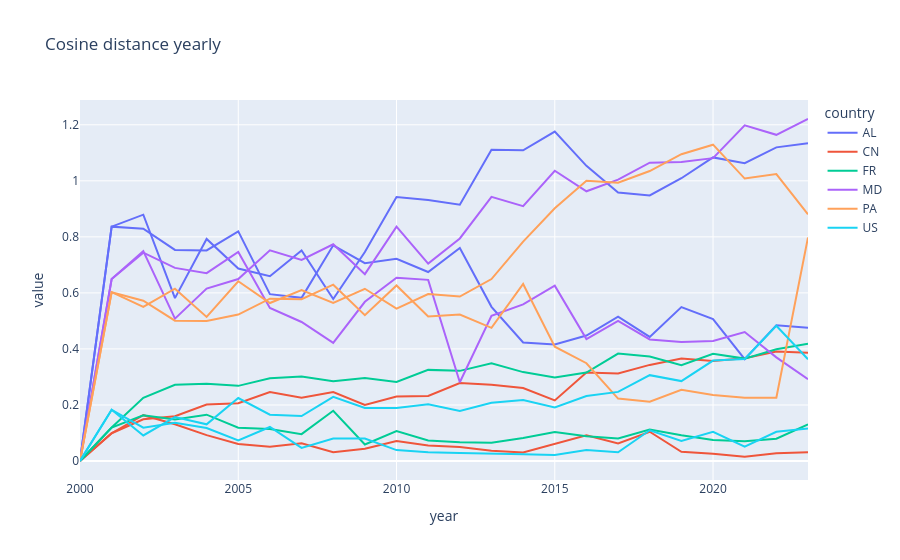

The notebook cell saved with this chart:
### Code cell
country_list = ["FR", "US", "CN", "MD", "PA", "AL"]

px.line(
    df_country_stats.query(f"country == @country_list"),
    x="year",
    y=["distance_yearly", "distance_from_start"],
    title=f"Cosine distance yearly",
    color="country"
)

### Figure 1 — Plotly figure (JSON) as saved in the notebook; plotly's stock layout.template omitted (floating-point values rounded to 4 significant figures)
{"data": [{"hovertemplate": "country=AL<br>variable=distance_yearly<br>year=%{x}<br>value=%{y}<extra></extra>", "legendgroup": "AL", "line": {"color": "#636efa", "dash": "solid"}, "marker": {"symbol": "circle"}, "mode": "lines", "name": "AL", "orientation": "v", "showlegend": true, "x": [2000, 2001, 2002, 2003, 2004, 2005, 2006, 2007, 2008, 2009, 2010, 2011, 2012, 2013, 2014, 2015, 2016, 2017, 2018, 2019, 2020, 2021, 2022, 2023], "xaxis": "x", "y": [0.0, 0.8365, 0.8291, 0.7536, 0.7517, 0.8196, 0.5954, 0.5823, 0.7697, 0.7062, 0.722, 0.6745, 0.7601, 0.5503, 0.423, 0.4157, 0.448, 0.5153, 0.4428, 0.5492, 0.5062, 0.3635, 0.4841, 0.4754], "yaxis": "y", "type": "scatter"}, {"hovertemplate": "country=AL<br>variable=distance_from_start<br>year=%{x}<br>value=%{y}<extra></extra>", "legendgroup": "AL", "line": {"color": "#636efa", "dash": "solid"}, "marker": {"symbol": "circle"}, "mode": "lines", "name": "AL", "orientation": "v", "showlegend": false, "x": [2000, 2001, 2002, 2003, 2004, 2005, 2006, 2007, 2008, 2009, 2010, 2011, 2012, 2013, 2014, 2015, 2016, 2017, 2018, 2019, 2020, 2021, 2022, 2023], "xaxis": "x", "y": [0.0, 0.8365, 0.8792, 0.5814, 0.7926, 0.6869, 0.6595, 0.7514, 0.5783, 0.746, 0.9425, 0.9312, 0.9147, 1.111, 1.109, 1.176, 1.053, 0.9584, 0.9479, 1.009, 1.084, 1.063, 1.119, 1.134], "yaxis": "y", "type": "scatter"}, {"hovertemplate": "country=CN<br>variable=distance_yearly<br>year=%{x}<br>value=%{y}<extra></extra>", "legendgroup": "CN", "line": {"color": "#EF553B", "dash": "solid"}, "marker": {"symbol": "circle"}, "mode": "lines", "name": "CN", "orientation": "v", "showlegend": true, "x": [2000, 2001, 2002, 2003, 2004, 2005, 2006, 2007, 2008, 2009, 2010, 2011, 2012, 2013, 2014, 2015, 2016, 2017, 2018, 2019, 2020, 2021, 2022, 2023], "xaxis": "x", "y": [0.0, 0.09921, 0.1635, 0.1312, 0.09247, 0.06088, 0.05081, 0.06291, 0.03137, 0.044, 0.07125, 0.05559, 0.04973, 0.03685, 0.03006, 0.06082, 0.09184, 0.0626, 0.1043, 0.03306, 0.02578, 0.01505, 0.02729, 0.03152], "yaxis": "y", "type": "scatter"}, {"hovertemplate": "country=CN<br>variable=distance_from_start<br>year=%{x}<br>value=%{y}<extra></extra>", "legendgroup": "CN", "line": {"color": "#EF553B", "dash": "solid"}, "marker": {"symbol": "circle"}, "mode": "lines", "name": "CN", "orientation": "v", "showlegend": false, "x": [2000, 2001, 2002, 2003, 2004, 2005, 2006, 2007, 2008, 2009, 2010, 2011, 2012, 2013, 2014, 2015, 2016, 2017, 2018, 2019, 2020, 2021, 2022, 2023], "xaxis": "x", "y": [0.0, 0.09921, 0.1489, 0.16, 0.2013, 0.2061, 0.2462, 0.2258, 0.2463, 0.1998, 0.2302, 0.232, 0.2784, 0.2721, 0.2607, 0.2161, 0.3161, 0.3122, 0.343, 0.3662, 0.3569, 0.3671, 0.3908, 0.3868], "yaxis": "y", "type": "scatter"}, {"hovertemplate": "country=FR<br>variable=distance_yearly<br>year=%{x}<br>value=%{y}<extra></extra>", "legendgroup": "FR", "line": {"color": "#00cc96", "dash": "solid"}, "marker": {"symbol": "circle"}, "mode": "lines", "name": "FR", "orientation": "v", "showlegend": true, "x": [2000, 2001, 2002, 2003, 2004, 2005, 2006, 2007, 2008, 2009, 2010, 2011, 2012, 2013, 2014, 2015, 2016, 2017, 2018, 2019, 2020, 2021, 2022, 2023], "xaxis": "x", "y": [0.0, 0.1195, 0.1632, 0.1485, 0.1653, 0.1191, 0.1146, 0.09576, 0.1791, 0.05889, 0.1067, 0.07334, 0.06728, 0.06484, 0.08236, 0.1035, 0.08844, 0.08073, 0.112, 0.09165, 0.07474, 0.07006, 0.07949, 0.1308], "yaxis": "y", "type": "scatter"}, {"hovertemplate": "country=FR<br>variable=distance_from_start<br>year=%{x}<br>value=%{y}<extra></extra>", "legendgroup": "FR", "line": {"color": "#00cc96", "dash": "solid"}, "marker": {"symbol": "circle"}, "mode": "lines", "name": "FR", "orientation": "v", "showlegend": false, "x": [2000, 2001, 2002, 2003, 2004, 2005, 2006, 2007, 2008, 2009, 2010, 2011, 2012, 2013, 2014, 2015, 2016, 2017, 2018, 2019, 2020, 2021, 2022, 2023], "xaxis": "x", "y": [0.0, 0.1195, 0.2255, 0.2722, 0.2759, 0.2682, 0.2951, 0.3013, 0.2845, 0.2963, 0.2822, 0.3252, 0.3217, 0.349, 0.3173, 0.2982, 0.3157, 0.3834, 0.3732, 0.3423, 0.3825, 0.3654, 0.3986, 0.4182], "yaxis": "y", "type": "scatter"}, {"hovertemplate": "country=MD<br>variable=distance_yearly<br>year=%{x}<br>value=%{y}<extra></extra>", "legendgroup": "MD", "line": {"color": "#ab63fa", "dash": "solid"}, "marker": {"symbol": "circle"}, "mode": "lines", "name": "MD", "orientation": "v", "showlegend": true, "x": [2000, 2001, 2002, 2003, 2004, 2005, 2006, 2007, 2008, 2009, 2010, 2011, 2012, 2013, 2014, 2015, 2016, 2017, 2018, 2019, 2020, 2021, 2022, 2023], "xaxis": "x", "y": [0.0, 0.6493, 0.7434, 0.6893, 0.6706, 0.7462, 0.5461, 0.4963, 0.4214, 0.5682, 0.6541, 0.6466, 0.281, 0.5182, 0.5592, 0.6257, 0.4354, 0.4997, 0.4339, 0.4245, 0.4281, 0.4603, 0.3699, 0.2919], "yaxis": "y", "type": "scatter"}, {"hovertemplate": "country=MD<br>variable=distance_from_start<br>year=%{x}<br>value=%{y}<extra></extra>", "legendgroup": "MD", "line": {"color": "#ab63fa", "dash": "solid"}, "marker": {"symbol": "circle"}, "mode": "lines", "name": "MD", "orientation": "v", "showlegend": false, "x": [2000, 2001, 2002, 2003, 2004, 2005, 2006, 2007, 2008, 2009, 2010, 2011, 2012, 2013, 2014, 2015, 2016, 2017, 2018, 2019, 2020, 2021, 2022, 2023], "xaxis": "x", "y": [0.0, 0.6493, 0.7489, 0.5079, 0.6154, 0.6496, 0.7518, 0.7179, 0.7735, 0.6669, 0.8365, 0.7047, 0.7943, 0.9426, 0.9099, 1.036, 0.9626, 1.004, 1.065, 1.067, 1.081, 1.198, 1.164, 1.221], "yaxis": "y", "type": "scatter"}, {"hovertemplate": "country=PA<br>variable=distance_yearly<br>year=%{x}<br>value=%{y}<extra></extra>", "legendgroup": "PA", "line": {"color": "#FFA15A", "dash": "solid"}, "marker": {"symbol": "circle"}, "mode": "lines", "name": "PA", "orientation": "v", "showlegend": true, "x": [2000, 2001, 2002, 2003, 2004, 2005, 2006, 2007, 2008, 2009, 2010, 2011, 2012, 2013, 2014, 2015, 2016, 2017, 2018, 2019, 2020, 2021, 2022, 2023], "xaxis": "x", "y": [0.0, 0.6026, 0.5722, 0.501, 0.4999, 0.5227, 0.5795, 0.5777, 0.6293, 0.5206, 0.6266, 0.5158, 0.5227, 0.4753, 0.6319, 0.4078, 0.349, 0.2228, 0.2117, 0.2541, 0.2358, 0.2254, 0.2258, 0.7981], "yaxis": "y", "type": "scatter"}, {"hovertemplate": "country=PA<br>variable=distance_from_start<br>year=%{x}<br>value=%{y}<extra></extra>", "legendgroup": "PA", "line": {"color": "#FFA15A", "dash": "solid"}, "marker": {"symbol": "circle"}, "mode": "lines", "name": "PA", "orientation": "v", "showlegend": false, "x": [2000, 2001, 2002, 2003, 2004, 2005, 2006, 2007, 2008, 2009, 2010, 2011, 2012, 2013, 2014, 2015, 2016, 2017, 2018, 2019, 2020, 2021, 2022, 2023], "xaxis": "x", "y": [0.0, 0.6026, 0.5502, 0.6151, 0.5143, 0.6414, 0.5639, 0.6104, 0.5644, 0.6148, 0.5439, 0.5958, 0.5868, 0.6494, 0.7831, 0.9018, 1.0, 0.993, 1.035, 1.095, 1.129, 1.008, 1.024, 0.8806], "yaxis": "y", "type": "scatter"}, {"hovertemplate": "country=US<br>variable=distance_yearly<br>year=%{x}<br>value=%{y}<extra></extra>", "legendgroup": "US", "line": {"color": "#19d3f3", "dash": "solid"}, "marker": {"symbol": "circle"}, "mode": "lines", "name": "US", "orientation": "v", "showlegend": true, "x": [2000, 2001, 2002, 2003, 2004, 2005, 2006, 2007, 2008, 2009, 2010, 2011, 2012, 2013, 2014, 2015, 2016, 2017, 2018, 2019, 2020, 2021, 2022, 2023], "xaxis": "x", "y": [0.0, 0.1829, 0.119, 0.1365, 0.1178, 0.07355, 0.1215, 0.04694, 0.08048, 0.07998, 0.03901, 0.03087, 0.02886, 0.02751, 0.02371, 0.02134, 0.039, 0.03086, 0.1096, 0.07177, 0.1039, 0.05108, 0.1044, 0.1164], "yaxis": "y", "type": "scatter"}, {"hovertemplate": "country=US<br>variable=distance_from_start<br>year=%{x}<br>value=%{y}<extra></extra>", "legendgroup": "US", "line": {"color": "#19d3f3", "dash": "solid"}, "marker": {"symbol": "circle"}, "mode": "lines", "name": "US", "orientation": "v", "showlegend": false, "x": [2000, 2001, 2002, 2003, 2004, 2005, 2006, 2007, 2008, 2009, 2010, 2011, 2012, 2013, 2014, 2015, 2016, 2017, 2018, 2019, 2020, 2021, 2022, 2023], "xaxis": "x", "y": [0.0, 0.1829, 0.09116, 0.1569, 0.131, 0.2248, 0.1654, 0.1604, 0.2288, 0.1891, 0.1893, 0.2022, 0.1786, 0.2077, 0.2179, 0.1914, 0.2321, 0.2467, 0.3064, 0.2852, 0.3583, 0.3644, 0.4829, 0.363], "yaxis": "y", "type": "scatter"}], "layout": {"xaxis": {"anchor": "y", "domain": [0.0, 1.0], "title": {"text": "year"}}, "yaxis": {"anchor": "x", "domain": [0.0, 1.0], "title": {"text": "value"}}, "legend": {"title": {"text": "country"}, "tracegroupgap": 0}, "title": {"text": "Cosine distance yearly"}}}
